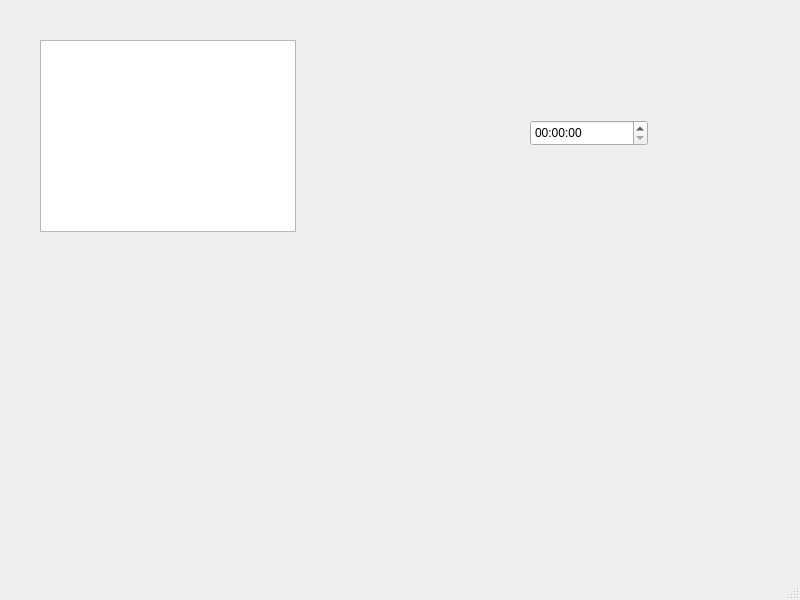
<?xml version="1.0" encoding="UTF-8"?>
<ui version="4.0">
 <class>MainWindow</class>
 <widget class="QMainWindow" name="MainWindow">
  <property name="geometry">
   <rect>
    <x>0</x>
    <y>0</y>
    <width>800</width>
    <height>600</height>
   </rect>
  </property>
  <property name="windowTitle">
   <string>MainWindow</string>
  </property>
  <widget class="QWidget" name="centralwidget">
   <widget class="PlotWidget" name="graphicsView">
    <property name="geometry">
     <rect>
      <x>40</x>
      <y>40</y>
      <width>256</width>
      <height>192</height>
     </rect>
    </property>
   </widget>
   <widget class="QTimeEdit" name="timeEdit">
    <property name="geometry">
     <rect>
      <x>530</x>
      <y>120</y>
      <width>118</width>
      <height>26</height>
     </rect>
    </property>
   </widget>
  </widget>
  <widget class="QMenuBar" name="menubar">
   <property name="geometry">
    <rect>
     <x>0</x>
     <y>0</y>
     <width>800</width>
     <height>22</height>
    </rect>
   </property>
  </widget>
  <widget class="QStatusBar" name="statusbar"/>
 </widget>
 <customwidgets>
  <customwidget>
   <class>PlotWidget</class>
   <extends>QGraphicsView</extends>
   <header>pyqtgrapha.h</header>
  </customwidget>
 </customwidgets>
 <resources/>
 <connections/>
</ui>
